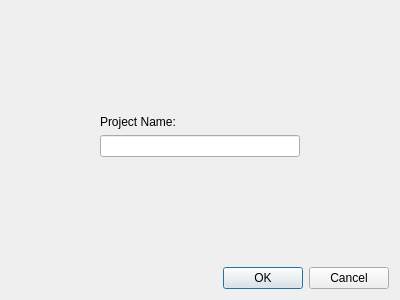
<?xml version="1.0" encoding="UTF-8"?>
<ui version="4.0">
 <class>DlgProjectSettings</class>
 <widget class="QDialog" name="DlgProjectSettings">
  <property name="geometry">
   <rect>
    <x>0</x>
    <y>0</y>
    <width>400</width>
    <height>300</height>
   </rect>
  </property>
  <property name="windowTitle">
   <string>Project Settings</string>
  </property>
  <layout class="QVBoxLayout" name="verticalLayout_2">
   <item>
    <spacer name="verticalSpacer">
     <property name="orientation">
      <enum>Qt::Vertical</enum>
     </property>
     <property name="sizeHint" stdset="0">
      <size>
       <width>20</width>
       <height>94</height>
      </size>
     </property>
    </spacer>
   </item>
   <item>
    <layout class="QHBoxLayout" name="horizontalLayout">
     <item>
      <spacer name="horizontalSpacer">
       <property name="orientation">
        <enum>Qt::Horizontal</enum>
       </property>
       <property name="sizeHint" stdset="0">
        <size>
         <width>40</width>
         <height>20</height>
        </size>
       </property>
      </spacer>
     </item>
     <item>
      <layout class="QVBoxLayout" name="verticalLayout">
       <item>
        <widget class="QLabel" name="label">
         <property name="text">
          <string>Project Name:</string>
         </property>
        </widget>
       </item>
       <item>
        <widget class="QLineEdit" name="text_project_name">
         <property name="minimumSize">
          <size>
           <width>200</width>
           <height>0</height>
          </size>
         </property>
        </widget>
       </item>
      </layout>
     </item>
     <item>
      <spacer name="horizontalSpacer_2">
       <property name="orientation">
        <enum>Qt::Horizontal</enum>
       </property>
       <property name="sizeHint" stdset="0">
        <size>
         <width>40</width>
         <height>20</height>
        </size>
       </property>
      </spacer>
     </item>
    </layout>
   </item>
   <item>
    <spacer name="verticalSpacer_2">
     <property name="orientation">
      <enum>Qt::Vertical</enum>
     </property>
     <property name="sizeHint" stdset="0">
      <size>
       <width>20</width>
       <height>93</height>
      </size>
     </property>
    </spacer>
   </item>
   <item>
    <widget class="QDialogButtonBox" name="buttonBox">
     <property name="orientation">
      <enum>Qt::Horizontal</enum>
     </property>
     <property name="standardButtons">
      <set>QDialogButtonBox::Cancel|QDialogButtonBox::Ok</set>
     </property>
    </widget>
   </item>
  </layout>
 </widget>
 <resources/>
 <connections>
  <connection>
   <sender>buttonBox</sender>
   <signal>accepted()</signal>
   <receiver>DlgProjectSettings</receiver>
   <slot>accept()</slot>
   <hints>
    <hint type="sourcelabel">
     <x>248</x>
     <y>254</y>
    </hint>
    <hint type="destinationlabel">
     <x>157</x>
     <y>274</y>
    </hint>
   </hints>
  </connection>
  <connection>
   <sender>buttonBox</sender>
   <signal>rejected()</signal>
   <receiver>DlgProjectSettings</receiver>
   <slot>reject()</slot>
   <hints>
    <hint type="sourcelabel">
     <x>316</x>
     <y>260</y>
    </hint>
    <hint type="destinationlabel">
     <x>286</x>
     <y>274</y>
    </hint>
   </hints>
  </connection>
 </connections>
</ui>
